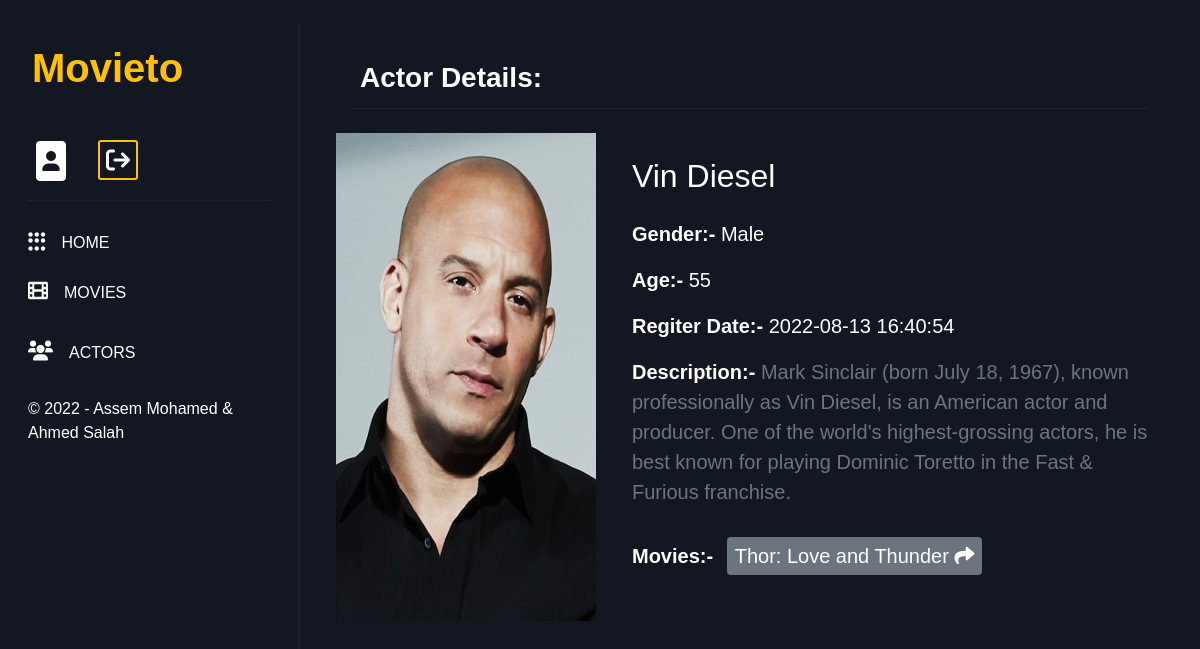
Screenshot of /actorDetails.php?actorId=5 with the database file from the repository.
### tables this page shows
CREATE TABLE IF NOT EXISTS `actor` (
  `ActorID` int(11) NOT NULL AUTO_INCREMENT,
  `ActorName` varchar(50) DEFAULT NULL,
  `ActorGender` varchar(10) DEFAULT NULL,
  `ActorAge` int(11) DEFAULT NULL,
  `ActorPicture` varchar(50) DEFAULT NULL,
  `ActorDescription` varchar(500) DEFAULT NULL,
  `RegisterDate` timestamp NOT NULL DEFAULT current_timestamp(),
  PRIMARY KEY (`ActorID`)
);

### actorDetails.php (the view, shortened to what this page needs)
<?php
  $servername = "localhost";
  $username = "root";
  $password = "";
  $dbname = "moviedb";
  $conn = new mysqli($servername, $username, $password, $dbname);
  $actorID = $_GET['actorId'];
  $sql = "SELECT ActorName, ActorPicture, ActorDescription, ActorGender, RegisterDate, ActorAge FROM actor where ActorID = $actorID" ;
  $result = $conn->query($sql);
  $movieActorsSql = "SELECT actor_movie.MovieID, MovieName FROM movie, actor_movie WHERE movie.MovieID=actor_movie.MovieID and ActorID = $actorID";
  $movieActorsResult = $conn->query($movieActorsSql);
  if ($result->num_rows > 0) {
    $row = $result->fetch_assoc();
  }else{
    header('Location: home.php');
  }
?>
<!DOCTYPE html>
<html lang="en">
  <head>
      <link rel="stylesheet" href="css/bootstrap.min.css" />
      <link rel="stylesheet" href="css/style.css" />
  </head>
  <body>
    <div class="container-fluid py-4">
        <div class="row">
          <?php include 'aside.php';?>
          <div class="col-lg-9 content">
              <div class="container w-100 pt-3 pb-3 ms-auto me-auto">
                <div class="col-7 pe-3 ps-3 w-100">
                  <div class="main_title d-flex flex-row justify-content-start align-items-center flex-wrap mb-3 pb-2 mt-3">
                        <h3 class="m-1 p-1 fw-bolder lh-1">Actor Details:</h3>
                  </div>
                </div>
                <section class="mt-4 mb-5 row">
                  <div class="col-md-4">
                    <img class="img-fluid h-100" src="images/<?php echo $row["ActorPicture"]; ?>" alt="" />
                  </div>
                  <div class="p-4 col-md-8">
                    <h2 class="mb-4 text-capitalize"><?php echo $row["ActorName"]; ?></h2>
                    <div class="my-4">
                        <p class="lead"><span class="fw-bold">Gender:-</span> <?php echo $row["ActorGender"]; ?></p>
                        <p class="lead"><span class="fw-bold">Age:-</span> <?php echo $row["ActorAge"]; ?></p>
                        <p class="lead"><span class="fw-bold">Regiter Date:-</span> <?php echo $row["RegisterDate"]; ?></p>
                        <p class="lead text-muted"><span class="fw-bold text-white">Description:-</span> <?php echo $row["ActorDescription"]; ?></p>
                    </div>
                    <p class="lead Movies">
                      <span class="fw-bold">Movies:-</span>
                      <?php foreach ($movieActorsResult as $movieActorRows) :?>
                        <a href="movieDetails.php?movieId=<?php echo $movieActorRows['MovieID']; ?>"><span class="bg-secondary p-2 mx-2 rounded actor-name"><?php echo $movieActorRows['MovieName']; ?> <i class="fa-solid fa-share"></i></span></a>
                      <?php endforeach;?>
                    </p>
                  </div>
                </section>
              </div>
          </div>
        </div>
    </div>
  </body>
</html>

### css/style.css (style rules this page uses)
body { background-color: #131722; color:white; font-family: 'Montserrat Alternates', sans-serif; }
a { color: white; }
.main_title { color: white; border-bottom: 0.1rem solid #222028; }
a { text-decoration: none; cursor: pointer; }
.actor-name { cursor: pointer; }
.Actors, .Movies { line-height: 2.5; }

### rows the page displays
actor: ActorPicture (picture), ActorName "Vin Diesel", ActorGender "Male", ActorAge "55", RegisterDate "2022-08-13 16:40:54", ActorDescription "Mark Sinclair (born July 18, 1967), known professionally as Vin Diesel, is an American actor and producer. One of the world's highest-grossing actors, he is best known for playing Dominic Toretto in the Fast & Furious franchise."

### other values shown
$movieActorRows['MovieName'] "Thor: Love and Thunder"
